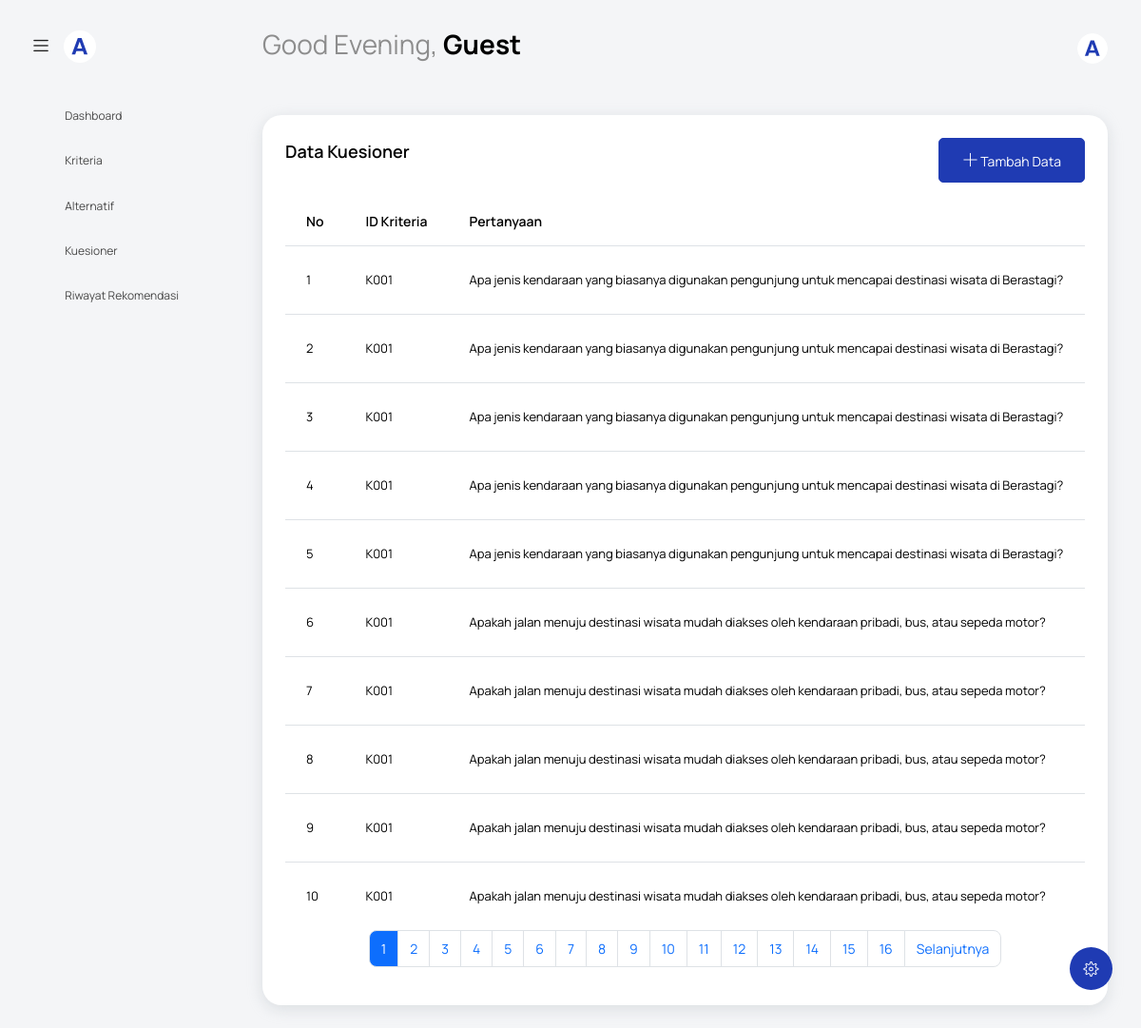
Screenshot of /kuesioner.php with the database file from the repository.
### tables this page shows
CREATE TABLE `kuesioner` (
  `id_kuesioner` int NOT NULL,
  `id_kriteria` varchar(10) NOT NULL,
  `pertanyaan` text NOT NULL,
  `opsi_jawaban_pertanyaan` text NOT NULL,
  `bobot_opsi_jawaban_pertanyaan` decimal(5,2) NOT NULL
);

### kuesioner.php (the view, shortened to what this page needs)
<?php include('template/header.php'); ?>
<body class="with-welcome-text">
    <div class="container-scroller">
        <?php include 'template/navbar.php'; ?>
        <div class="container-fluid page-body-wrapper">
            <?php include 'template/setting_panel.php'; ?>
            <?php include 'template/sidebar.php'; ?>
            <div class="main-panel">
                <div class="content-wrapper">
                    <div class="row">
                        <div class="col-sm-12">
                            <div class="card">
                                <div class="card-body">
                                    <div class="d-flex justify-content-between align-items-center mb-3">
                                        <h4 class="card-title">Data Kuesioner</h4>
                                        <button class="btn btn-primary" data-bs-toggle="modal" data-bs-target="#modalTambahKuesioner">
                                            <i class="ti-plus"></i> Tambah Data
                                        </button>
                                    </div>
                                    <?php
                                    include 'koneksi.php';
                                    $limit = 10;
                                    $page = isset($_GET['page']) ? (int)$_GET['page'] : 1;
                                    $offset = ($page - 1) * $limit;
                                    $total_query = "SELECT COUNT(*) AS total FROM kuesioner";
                                    $total_result = mysqli_query($koneksi, $total_query);
                                    $total_row = mysqli_fetch_assoc($total_result);
                                    $total_pages = ceil($total_row['total'] / $limit);
                                    $query = "SELECT * FROM kuesioner LIMIT $limit OFFSET $offset";
                                    $result = mysqli_query($koneksi, $query);
                                    $no = $offset + 1;
                                    ?>
                                    <div class="table-responsive">
                                        <table class="table table-hover">
                                            <thead>
                                                <tr>
                                                    <th>No</th>
                                                    <th>ID Kriteria</th>
                                                    <th>Pertanyaan</th>
                                                </tr>
                                            </thead>
                                            <tbody>
                                                <?php
                                                if (mysqli_num_rows($result) > 0) {
                                                    while ($row = mysqli_fetch_assoc($result)) {
                                                        echo "<tr>
                                    <td>{$no}</td>
                                    <td>{$row['id_kriteria']}</td>
                                    <td>{$row['pertanyaan']}</td>
                                    <td>{$row['opsi_jawaban_pertanyaan']}</td>
                                    <td class='text-primary'>{$row['bobot_opsi_jawaban_pertanyaan']}</td>
                                    <td>
                                      <button class='btn btn-warning btn-sm' data-bs-toggle='modal' data-bs-target='#modalEditKuesioner{$row['id_kuesioner']}'>
                                        <i class='ti-pencil'></i>
                                      </button>
                                      <a href='crud/hapus-kuesioner.php?id={$row['id_kuesioner']}' class='btn btn-danger btn-sm' onclick='return confirm(\"Yakin ingin menghapus?\")'>
                                        <i class='ti-trash'></i>
                                      </a>
                                    </td>
                                  </tr>";
                                                        $no++;
                                                    }
                                                } else {
                                                    echo "<tr><td colspan='6' class='text-center'>Tidak ada data tersedia</td></tr>";
                                                }
                                                ?>
                                            </tbody>
                                        </table>
                                    </div>
                                    <nav>
                                        <ul class="pagination justify-content-center">
                                            <?php for ($i = 1; $i <= $total_pages; $i++) { ?>
                                                <li class="page-item <?php echo ($i == $page) ? 'active' : ''; ?>">
                                                    <a class="page-link" href="?page=<?php echo $i; ?>"><?php echo $i; ?></a>
                                                </li>
                                            <?php } ?>
                                            <?php if ($page < $total_pages) { ?>
                                                <li class="page-item">
                                                    <a class="page-link" href="?page=<?php echo ($page + 1); ?>">Selanjutnya</a>
                                                </li>
                                            <?php } ?>
                                        </ul>
                                    </nav>
                                </div>
                            </div>
                        </div>
                    </div>
                </div>
            </div>
        </div>
    </div>
</body>
</html>

### rows the page displays
kuesioner: id_kriteria "K001", pertanyaan "Apa jenis kendaraan yang biasanya digunakan pengunjung untuk mencapai destinasi wisata di Berastagi?"
kuesioner: id_kriteria "K001", pertanyaan "Apa jenis kendaraan yang biasanya digunakan pengunjung untuk mencapai destinasi wisata di Berastagi?"
kuesioner: id_kriteria "K001", pertanyaan "Apa jenis kendaraan yang biasanya digunakan pengunjung untuk mencapai destinasi wisata di Berastagi?"
kuesioner: id_kriteria "K001", pertanyaan "Apa jenis kendaraan yang biasanya digunakan pengunjung untuk mencapai destinasi wisata di Berastagi?"
kuesioner: id_kriteria "K001", pertanyaan "Apa jenis kendaraan yang biasanya digunakan pengunjung untuk mencapai destinasi wisata di Berastagi?"
kuesioner: id_kriteria "K001", pertanyaan "Apakah jalan menuju destinasi wisata mudah diakses oleh kendaraan pribadi, bus, atau sepeda motor?"
kuesioner: id_kriteria "K001", pertanyaan "Apakah jalan menuju destinasi wisata mudah diakses oleh kendaraan pribadi, bus, atau sepeda motor?"
kuesioner: id_kriteria "K001", pertanyaan "Apakah jalan menuju destinasi wisata mudah diakses oleh kendaraan pribadi, bus, atau sepeda motor?"
kuesioner: id_kriteria "K001", pertanyaan "Apakah jalan menuju destinasi wisata mudah diakses oleh kendaraan pribadi, bus, atau sepeda motor?"
kuesioner: id_kriteria "K001", pertanyaan "Apakah jalan menuju destinasi wisata mudah diakses oleh kendaraan pribadi, bus, atau sepeda motor?"

### other values shown
getGreeting() "Good Evening"
$username "Guest"
$item['title'] "Dashboard"
$item['title'] "Kriteria"
$item['title'] "Alternatif"
$item['title'] "Kuesioner"
$item['title'] "Riwayat Rekomendasi"
